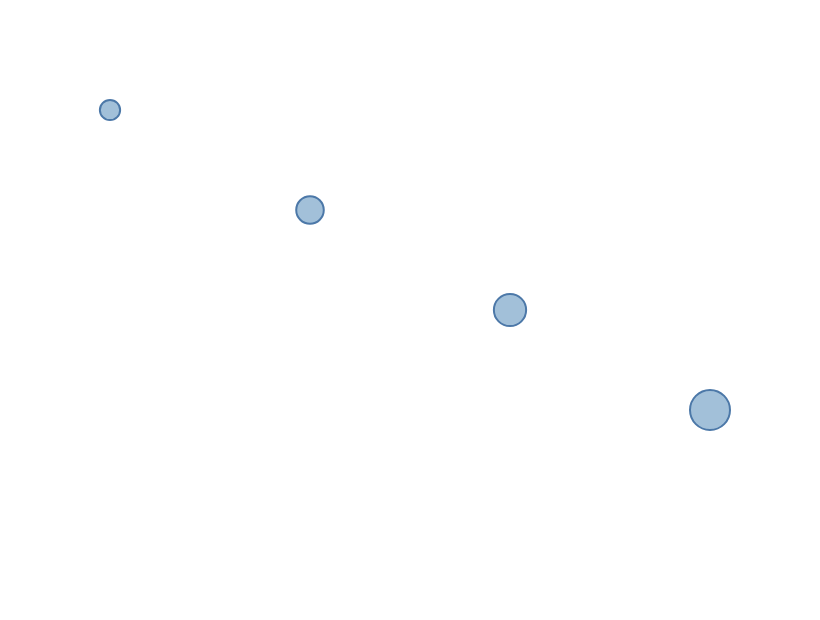

Write a Vega-Lite specification for this figure.
### Vega specification from a JSON file in a GitHub repository (floating-point values rounded to 4 significant figures)
{"$schema": "https://vega.github.io/schema/vega/v6.json", "width": 400, "height": 300, "padding": 5, "autosize": "none", "data": [{"name": "table", "values": [{"x": 50, "y": 50, "val": 30}, {"x": 150, "y": 100, "val": 80}, {"x": 250, "y": 150, "val": 120}, {"x": 350, "y": 200, "val": 200}]}], "scales": [{"name": "size", "type": "linear", "domain": {"data": "table", "field": "val"}, "range": [50, 400]}], "marks": [{"type": "symbol", "from": {"data": "table"}, "encode": {"update": {"x": {"field": "x"}, "y": {"field": "y"}, "size": {"scale": "size", "field": "val"}, "fill": {"value": "steelblue"}, "fillOpacity": {"value": 0.5}, "stroke": {"value": "#4c78a8"}, "strokeWidth": {"value": 1}}}}]}
